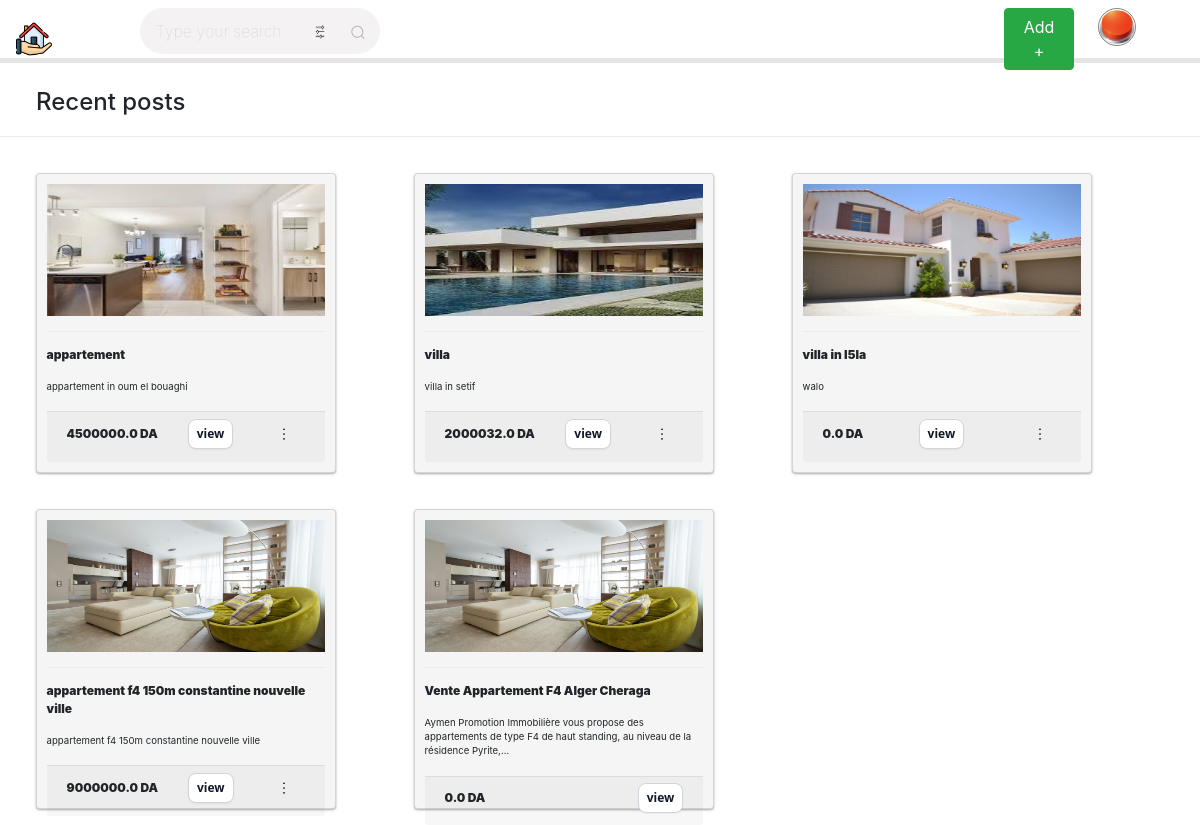
Page /real_estate/ (signed in) on the earlier database version.
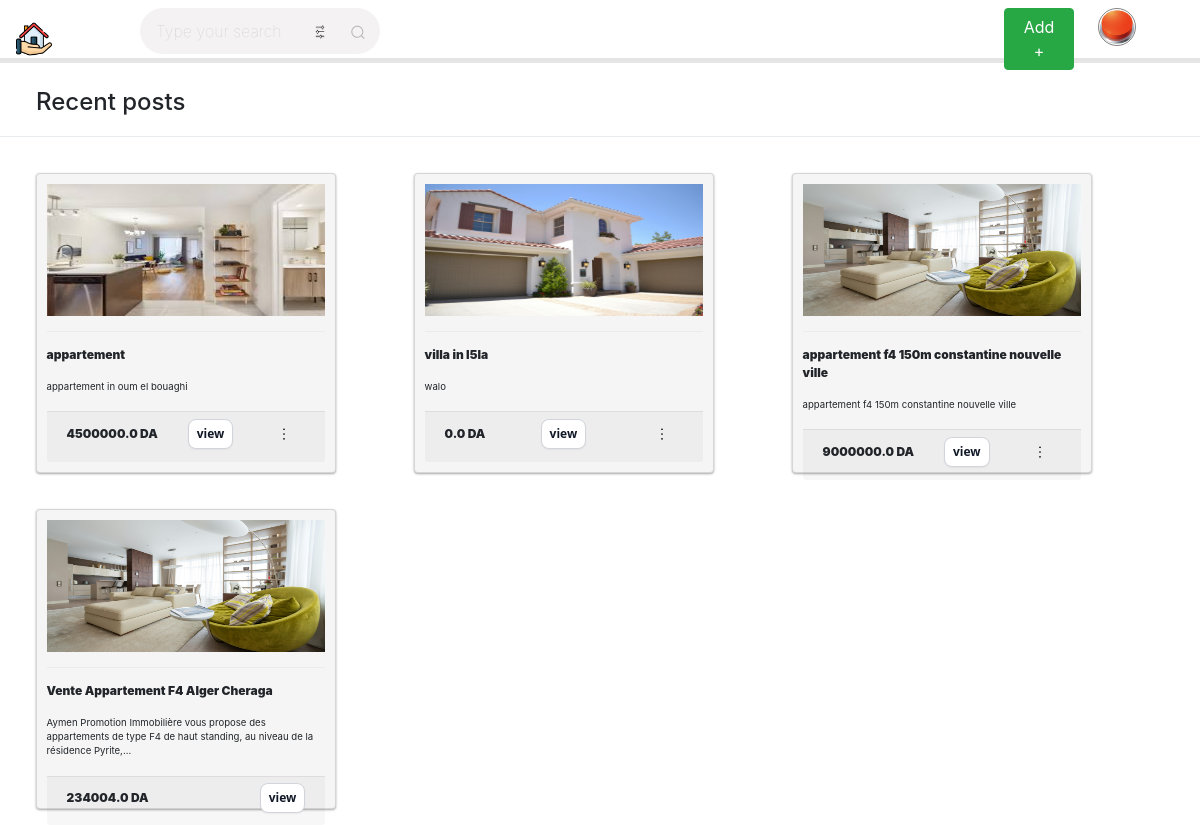
Same page on the later database version.
### main/models.py (models this page shows, shortened)
class post(models.Model):
    user_id = models.ForeignKey("custom_user",on_delete=models.CASCADE)
    title = models.CharField(max_length=256)
    space = models.FloatField()
    floor_num = models.IntegerField()
    description = models.CharField(max_length=1024)
    price = models.FloatField()
    location = models.CharField(max_length=256)

class media_files(models.Model):
    post_id = models.ForeignKey("post",on_delete=models.CASCADE)
    path = models.ImageField(upload_to='post_pics/')

### main/views.py (the view)
# urls.py: 2. Add a URL to urlpatterns:  path('', views.home, name='home')
def home(request):
   posts = post.objects.prefetch_related('media_files_set').all()
   wilayas = Wilaya.objects.all()
   max_length = 120
   description  = [post.description[:max_length]+ '...' if len(post.description)>max_length else post.description for post in posts]
   if not request.user.is_authenticated:
      return render(request , 'home.html',{'auth':False ,'delete_alert':False ,'wilayas':wilayas, 'posts':zip(posts,description)})
   else:
      return render(request , 'home.html',{'auth':True ,'wilayas':wilayas, 'posts':zip(posts,description)})

### main/templates/home.html (shortened to what this page needs)
{% load static %}
<!DOCTYPE html>
<html lang="en">
<head>
    <link rel="stylesheet" href="https://cdn.jsdelivr.net/npm/bootstrap@4.4.1/dist/css/bootstrap.min.css">
    <link rel="stylesheet" href="{% static 'css/home.css' %}">
</head>
<body>
  <div class="navbar">
    <img src="{% static 'public/external/brand.png' %}" >
    <div class="action-bar">
      <form action="{%url 'search'%}" method="post">
    <div class="search">
      <input type="text" class="search__input" placeholder="Type your search" name="search">
      <div class="search-tools">
      <button type="button" class="filter_btn"><img src="{% static 'public/external/filter.png' %}"></button>
      <button class="search__button" type="submit">
      </button>
    </div>
    </div>
      </form>
    <div class="account-container">
      {% if auth is False %}
       <a href="{% url 'login' %}"><button class="login-out">Login</button></a>
      {% else %}
      <div class="dropdown">
        <button class="btn btn-success" style="margin-right: 2vw;" type="button" id="dropdownMenuButton" data-bs-toggle="dropdown" aria-expanded="false">
          Add +</button>
      </div>
      <div class="dropdown">
        <button class="account" type ="button" data-bs-toggle="dropdown" aria-expanded="false"><img src={% if user.profile_pic %}{%if user.profile_pic.url %}{{user.profile_pic.url}}{%else%}{% static 'public/external/no-user.png' %}{%endif%}{%endif%} alt=""></button>
      </div>
      {% endif %}
    </div>
  </div>
  </div>
  <p style="font-weight:500;font-size:2vw;margin-left:3vw;margin-top:2vw">Recent posts</p>
  <hr class="dropdown-divider">
  {%if posts%}
    <div class="cards">
    {%for post,description in posts%}
      <div class="card">
        <div class="card-img"><img src="{{post.media_files_set.first.path.url}}" alt=""></div>
        <hr class="dropdown-divider">
        <div class="card-info">
          <p class="text-title">{{post.title}} </p>
          <p class="text-body">{{description}}</p>
        </div>
        <div class="card-footer">
        <span class="text-title">{{post.price}} DA</span>
        <a href="{% url 'show post' post.id%}"><button class="view-item">view</button></a>
        {% if request.user == post.user_id or request.user.is_superuser %}
        <div class="dropdown">
        <button class="menu" data-bs-toggle="dropdown">
          <svg viewBox="0 0 256 256" xmlns="http://www.w3.org/2000/svg">
          <path d="M140,128a12,12,0,1,1-12-12A12,12,0,0,1,140,128ZM128,72a12,12,0,1,0-12-12A12,12,0,0,0,128,72Zm0,112a12,12,0,1,0,12,12A12,12,0,0,0,128,184Z"></path></svg>
        </button>
        </div>
        {%endif%}
      </div>
    </div>
    {%endfor%}
  </div>
  {%else%}
  <div style="display: flex;justify-content: center;">
  <h2>No result</h2>
</div>
  {%endif%}
</body>

Differences in the rows shown:
removed post: media_files_set.first.path (picture), title "villa", description "villa in setif", price "2000032.0"
changed post "Vente Appartement F4 Alger Cheraga": price "0.0" → "234004.0"
